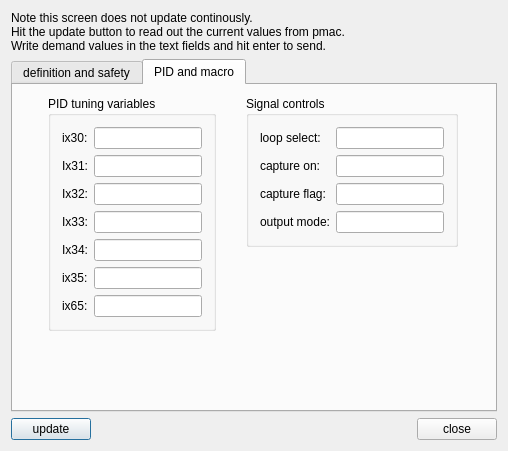
<?xml version="1.0" encoding="UTF-8"?>
<ui version="4.0">
 <class>formAxisSettings</class>
 <widget class="QDialog" name="formAxisSettings">
  <property name="geometry">
   <rect>
    <x>0</x>
    <y>0</y>
    <width>508</width>
    <height>451</height>
   </rect>
  </property>
  <property name="sizePolicy">
   <sizepolicy hsizetype="Fixed" vsizetype="Fixed">
    <horstretch>0</horstretch>
    <verstretch>0</verstretch>
   </sizepolicy>
  </property>
  <property name="maximumSize">
   <size>
    <width>1024</width>
    <height>768</height>
   </size>
  </property>
  <property name="windowTitle">
   <string>Axis setup</string>
  </property>
  <layout class="QGridLayout" name="gridLayout_3">
   <item row="0" column="0" colspan="3">
    <widget class="QLabel" name="textLabel1">
     <property name="text">
      <string>Note this screen does not update continously.
Hit the update button to read out the current values from pmac.
Write demand values in the text fields and hit enter to send.</string>
     </property>
     <property name="wordWrap">
      <bool>false</bool>
     </property>
    </widget>
   </item>
   <item row="1" column="0" colspan="3">
    <widget class="QTabWidget" name="tabAxisSetup">
     <property name="currentIndex">
      <number>1</number>
     </property>
     <widget class="QWidget" name="tab">
      <attribute name="title">
       <string>definition and safety</string>
      </attribute>
      <layout class="QGridLayout" name="gridLayout_2">
       <item row="0" column="0">
        <widget class="QGroupBox" name="groupBox1">
         <property name="title">
          <string>Definition I variables</string>
         </property>
         <layout class="QFormLayout" name="formLayout_2">
          <item row="0" column="0">
           <widget class="QLabel" name="textLabel2">
            <property name="text">
             <string>Ix11:</string>
            </property>
            <property name="wordWrap">
             <bool>false</bool>
            </property>
           </widget>
          </item>
          <item row="0" column="1">
           <widget class="QLineEdit" name="lneIx11">
            <property name="minimumSize">
             <size>
              <width>60</width>
              <height>0</height>
             </size>
            </property>
            <property name="maximumSize">
             <size>
              <width>31222</width>
              <height>32767</height>
             </size>
            </property>
           </widget>
          </item>
          <item row="1" column="0">
           <widget class="QLabel" name="textLabel2_2">
            <property name="text">
             <string>Ix12:</string>
            </property>
            <property name="wordWrap">
             <bool>false</bool>
            </property>
           </widget>
          </item>
          <item row="1" column="1">
           <widget class="QLineEdit" name="lneIx12">
            <property name="minimumSize">
             <size>
              <width>60</width>
              <height>0</height>
             </size>
            </property>
            <property name="maximumSize">
             <size>
              <width>31222</width>
              <height>32767</height>
             </size>
            </property>
           </widget>
          </item>
          <item row="2" column="0">
           <widget class="QLabel" name="textLabel2_3">
            <property name="text">
             <string>Ix13:</string>
            </property>
            <property name="wordWrap">
             <bool>false</bool>
            </property>
           </widget>
          </item>
          <item row="2" column="1">
           <widget class="QLineEdit" name="lneIx13">
            <property name="minimumSize">
             <size>
              <width>60</width>
              <height>0</height>
             </size>
            </property>
            <property name="maximumSize">
             <size>
              <width>31222</width>
              <height>32767</height>
             </size>
            </property>
           </widget>
          </item>
          <item row="3" column="0">
           <widget class="QLabel" name="textLabel2_4">
            <property name="text">
             <string>Ix14:</string>
            </property>
            <property name="wordWrap">
             <bool>false</bool>
            </property>
           </widget>
          </item>
          <item row="3" column="1">
           <widget class="QLineEdit" name="lneIx14">
            <property name="minimumSize">
             <size>
              <width>60</width>
              <height>0</height>
             </size>
            </property>
            <property name="maximumSize">
             <size>
              <width>31222</width>
              <height>32767</height>
             </size>
            </property>
           </widget>
          </item>
          <item row="4" column="0">
           <widget class="QLabel" name="textLabel2_5">
            <property name="text">
             <string>Ix15:</string>
            </property>
            <property name="wordWrap">
             <bool>false</bool>
            </property>
           </widget>
          </item>
          <item row="4" column="1">
           <widget class="QLineEdit" name="lneIx15">
            <property name="minimumSize">
             <size>
              <width>60</width>
              <height>0</height>
             </size>
            </property>
            <property name="maximumSize">
             <size>
              <width>31222</width>
              <height>32767</height>
             </size>
            </property>
           </widget>
          </item>
          <item row="5" column="0">
           <widget class="QLabel" name="textLabel2_6">
            <property name="text">
             <string>Ix16:</string>
            </property>
            <property name="wordWrap">
             <bool>false</bool>
            </property>
           </widget>
          </item>
          <item row="5" column="1">
           <widget class="QLineEdit" name="lneIx16">
            <property name="minimumSize">
             <size>
              <width>60</width>
              <height>0</height>
             </size>
            </property>
            <property name="maximumSize">
             <size>
              <width>31222</width>
              <height>32767</height>
             </size>
            </property>
           </widget>
          </item>
          <item row="6" column="0">
           <widget class="QLabel" name="textLabel2_7">
            <property name="text">
             <string>Ix17:</string>
            </property>
            <property name="wordWrap">
             <bool>false</bool>
            </property>
           </widget>
          </item>
          <item row="6" column="1">
           <widget class="QLineEdit" name="lneIx17">
            <property name="minimumSize">
             <size>
              <width>60</width>
              <height>0</height>
             </size>
            </property>
            <property name="maximumSize">
             <size>
              <width>31222</width>
              <height>32767</height>
             </size>
            </property>
           </widget>
          </item>
          <item row="7" column="0">
           <widget class="QLabel" name="textLabel2_8">
            <property name="text">
             <string>Ix19:</string>
            </property>
            <property name="wordWrap">
             <bool>false</bool>
            </property>
           </widget>
          </item>
          <item row="7" column="1">
           <widget class="QLineEdit" name="lneIx19">
            <property name="minimumSize">
             <size>
              <width>60</width>
              <height>0</height>
             </size>
            </property>
            <property name="maximumSize">
             <size>
              <width>31222</width>
              <height>32767</height>
             </size>
            </property>
           </widget>
          </item>
         </layout>
        </widget>
       </item>
       <item row="0" column="1">
        <widget class="QGroupBox" name="groupBox2">
         <property name="title">
          <string>Safety I variables</string>
         </property>
         <layout class="QFormLayout" name="formLayout">
          <item row="0" column="0">
           <widget class="QLabel" name="textLabel2_9">
            <property name="text">
             <string>Ix20</string>
            </property>
            <property name="wordWrap">
             <bool>false</bool>
            </property>
           </widget>
          </item>
          <item row="0" column="1">
           <widget class="QLineEdit" name="lneIx20">
            <property name="sizePolicy">
             <sizepolicy hsizetype="Expanding" vsizetype="Fixed">
              <horstretch>0</horstretch>
              <verstretch>0</verstretch>
             </sizepolicy>
            </property>
            <property name="minimumSize">
             <size>
              <width>60</width>
              <height>0</height>
             </size>
            </property>
            <property name="maximumSize">
             <size>
              <width>32222</width>
              <height>32767</height>
             </size>
            </property>
           </widget>
          </item>
          <item row="1" column="0">
           <widget class="QLabel" name="textLabel2_2_2">
            <property name="text">
             <string>Ix21</string>
            </property>
            <property name="wordWrap">
             <bool>false</bool>
            </property>
           </widget>
          </item>
          <item row="1" column="1">
           <widget class="QLineEdit" name="lneIx21">
            <property name="minimumSize">
             <size>
              <width>60</width>
              <height>0</height>
             </size>
            </property>
            <property name="maximumSize">
             <size>
              <width>32222</width>
              <height>32767</height>
             </size>
            </property>
           </widget>
          </item>
          <item row="2" column="0">
           <widget class="QLabel" name="textLabel2_3_2">
            <property name="text">
             <string>Ix22</string>
            </property>
            <property name="wordWrap">
             <bool>false</bool>
            </property>
           </widget>
          </item>
          <item row="2" column="1">
           <widget class="QLineEdit" name="lneIx22">
            <property name="minimumSize">
             <size>
              <width>60</width>
              <height>0</height>
             </size>
            </property>
            <property name="maximumSize">
             <size>
              <width>32222</width>
              <height>32767</height>
             </size>
            </property>
           </widget>
          </item>
          <item row="3" column="0">
           <widget class="QLabel" name="textLabel2_4_2">
            <property name="text">
             <string>Ix23</string>
            </property>
            <property name="wordWrap">
             <bool>false</bool>
            </property>
           </widget>
          </item>
          <item row="3" column="1">
           <widget class="QLineEdit" name="lneIx23">
            <property name="minimumSize">
             <size>
              <width>60</width>
              <height>0</height>
             </size>
            </property>
            <property name="maximumSize">
             <size>
              <width>32222</width>
              <height>32767</height>
             </size>
            </property>
           </widget>
          </item>
          <item row="4" column="0">
           <widget class="QLabel" name="textLabel2_5_2">
            <property name="text">
             <string>Ix24</string>
            </property>
            <property name="wordWrap">
             <bool>false</bool>
            </property>
           </widget>
          </item>
          <item row="4" column="1">
           <widget class="QLineEdit" name="lneIx24">
            <property name="minimumSize">
             <size>
              <width>60</width>
              <height>0</height>
             </size>
            </property>
            <property name="maximumSize">
             <size>
              <width>32222</width>
              <height>32767</height>
             </size>
            </property>
           </widget>
          </item>
          <item row="5" column="0">
           <widget class="QLabel" name="textLabel2_6_2">
            <property name="text">
             <string>Ix25</string>
            </property>
            <property name="wordWrap">
             <bool>false</bool>
            </property>
           </widget>
          </item>
          <item row="5" column="1">
           <widget class="QLineEdit" name="lneIx25">
            <property name="minimumSize">
             <size>
              <width>60</width>
              <height>0</height>
             </size>
            </property>
            <property name="maximumSize">
             <size>
              <width>32222</width>
              <height>32767</height>
             </size>
            </property>
           </widget>
          </item>
          <item row="6" column="0">
           <widget class="QLabel" name="textLabel2_7_2">
            <property name="text">
             <string>Ix26</string>
            </property>
            <property name="wordWrap">
             <bool>false</bool>
            </property>
           </widget>
          </item>
          <item row="6" column="1">
           <widget class="QLineEdit" name="lneIx26">
            <property name="minimumSize">
             <size>
              <width>0</width>
              <height>0</height>
             </size>
            </property>
            <property name="maximumSize">
             <size>
              <width>32222</width>
              <height>32767</height>
             </size>
            </property>
           </widget>
          </item>
         </layout>
        </widget>
       </item>
      </layout>
     </widget>
     <widget class="QWidget" name="tab">
      <attribute name="title">
       <string>PID and macro</string>
      </attribute>
      <layout class="QGridLayout" name="gridLayout">
       <item row="0" column="0" rowspan="2">
        <widget class="QGroupBox" name="groupBox1_2">
         <property name="sizePolicy">
          <sizepolicy hsizetype="Fixed" vsizetype="Fixed">
           <horstretch>0</horstretch>
           <verstretch>0</verstretch>
          </sizepolicy>
         </property>
         <property name="title">
          <string>PID tuning variables</string>
         </property>
         <layout class="QFormLayout" name="formLayout_3">
          <item row="0" column="0">
           <widget class="QLabel" name="textLabel2_10">
            <property name="text">
             <string>ix30:</string>
            </property>
            <property name="wordWrap">
             <bool>false</bool>
            </property>
           </widget>
          </item>
          <item row="0" column="1">
           <widget class="QLineEdit" name="lneIx30">
            <property name="minimumSize">
             <size>
              <width>60</width>
              <height>0</height>
             </size>
            </property>
            <property name="maximumSize">
             <size>
              <width>32233</width>
              <height>32767</height>
             </size>
            </property>
           </widget>
          </item>
          <item row="1" column="0">
           <widget class="QLabel" name="textLabel2_2_3">
            <property name="text">
             <string>Ix31:</string>
            </property>
            <property name="wordWrap">
             <bool>false</bool>
            </property>
           </widget>
          </item>
          <item row="1" column="1">
           <widget class="QLineEdit" name="lneIx31">
            <property name="minimumSize">
             <size>
              <width>60</width>
              <height>0</height>
             </size>
            </property>
            <property name="maximumSize">
             <size>
              <width>32233</width>
              <height>32767</height>
             </size>
            </property>
           </widget>
          </item>
          <item row="2" column="0">
           <widget class="QLabel" name="textLabel2_3_3">
            <property name="text">
             <string>Ix32:</string>
            </property>
            <property name="wordWrap">
             <bool>false</bool>
            </property>
           </widget>
          </item>
          <item row="2" column="1">
           <widget class="QLineEdit" name="lneIx32">
            <property name="minimumSize">
             <size>
              <width>60</width>
              <height>0</height>
             </size>
            </property>
            <property name="maximumSize">
             <size>
              <width>32233</width>
              <height>32767</height>
             </size>
            </property>
           </widget>
          </item>
          <item row="3" column="0">
           <widget class="QLabel" name="textLabel2_4_3">
            <property name="text">
             <string>Ix33:</string>
            </property>
            <property name="wordWrap">
             <bool>false</bool>
            </property>
           </widget>
          </item>
          <item row="3" column="1">
           <widget class="QLineEdit" name="lneIx33">
            <property name="minimumSize">
             <size>
              <width>60</width>
              <height>0</height>
             </size>
            </property>
            <property name="maximumSize">
             <size>
              <width>32233</width>
              <height>32767</height>
             </size>
            </property>
           </widget>
          </item>
          <item row="4" column="0">
           <widget class="QLabel" name="textLabel2_5_3">
            <property name="text">
             <string>Ix34:</string>
            </property>
            <property name="wordWrap">
             <bool>false</bool>
            </property>
           </widget>
          </item>
          <item row="4" column="1">
           <widget class="QLineEdit" name="lneIx34">
            <property name="minimumSize">
             <size>
              <width>60</width>
              <height>0</height>
             </size>
            </property>
            <property name="maximumSize">
             <size>
              <width>32233</width>
              <height>32767</height>
             </size>
            </property>
           </widget>
          </item>
          <item row="5" column="0">
           <widget class="QLabel" name="textLabel2_10_2">
            <property name="text">
             <string>ix35:</string>
            </property>
            <property name="wordWrap">
             <bool>false</bool>
            </property>
           </widget>
          </item>
          <item row="5" column="1">
           <widget class="QLineEdit" name="lneIx35">
            <property name="minimumSize">
             <size>
              <width>60</width>
              <height>0</height>
             </size>
            </property>
            <property name="maximumSize">
             <size>
              <width>32233</width>
              <height>32767</height>
             </size>
            </property>
           </widget>
          </item>
          <item row="6" column="0">
           <widget class="QLabel" name="textLabel2_10_2_2">
            <property name="text">
             <string>ix65:</string>
            </property>
            <property name="wordWrap">
             <bool>false</bool>
            </property>
           </widget>
          </item>
          <item row="6" column="1">
           <widget class="QLineEdit" name="lneIx65">
            <property name="minimumSize">
             <size>
              <width>60</width>
              <height>0</height>
             </size>
            </property>
            <property name="maximumSize">
             <size>
              <width>32233</width>
              <height>32767</height>
             </size>
            </property>
           </widget>
          </item>
         </layout>
        </widget>
       </item>
       <item row="0" column="1">
        <widget class="QGroupBox" name="groupBox1_2_2">
         <property name="sizePolicy">
          <sizepolicy hsizetype="Fixed" vsizetype="Fixed">
           <horstretch>0</horstretch>
           <verstretch>0</verstretch>
          </sizepolicy>
         </property>
         <property name="title">
          <string>Signal controls</string>
         </property>
         <layout class="QFormLayout" name="formLayout_4">
          <property name="fieldGrowthPolicy">
           <enum>QFormLayout::AllNonFixedFieldsGrow</enum>
          </property>
          <item row="0" column="0">
           <widget class="QLabel" name="lLoopSelect">
            <property name="text">
             <string>loop select:</string>
            </property>
            <property name="wordWrap">
             <bool>false</bool>
            </property>
           </widget>
          </item>
          <item row="0" column="1">
           <widget class="QLineEdit" name="lneLoopSelect">
            <property name="minimumSize">
             <size>
              <width>60</width>
              <height>0</height>
             </size>
            </property>
            <property name="maximumSize">
             <size>
              <width>32222</width>
              <height>32767</height>
             </size>
            </property>
           </widget>
          </item>
          <item row="1" column="0">
           <widget class="QLabel" name="lCaptureOn">
            <property name="text">
             <string>capture on:</string>
            </property>
            <property name="wordWrap">
             <bool>false</bool>
            </property>
           </widget>
          </item>
          <item row="1" column="1">
           <widget class="QLineEdit" name="lneCaptureOn">
            <property name="minimumSize">
             <size>
              <width>60</width>
              <height>0</height>
             </size>
            </property>
            <property name="maximumSize">
             <size>
              <width>32222</width>
              <height>32767</height>
             </size>
            </property>
           </widget>
          </item>
          <item row="2" column="0">
           <widget class="QLabel" name="lCaptureFlag">
            <property name="text">
             <string>capture flag:</string>
            </property>
            <property name="wordWrap">
             <bool>false</bool>
            </property>
           </widget>
          </item>
          <item row="2" column="1">
           <widget class="QLineEdit" name="lneCaptureFlag">
            <property name="minimumSize">
             <size>
              <width>60</width>
              <height>0</height>
             </size>
            </property>
            <property name="maximumSize">
             <size>
              <width>32222</width>
              <height>32767</height>
             </size>
            </property>
           </widget>
          </item>
          <item row="3" column="0">
           <widget class="QLabel" name="lOutputMode">
            <property name="text">
             <string>output mode:</string>
            </property>
            <property name="wordWrap">
             <bool>false</bool>
            </property>
           </widget>
          </item>
          <item row="3" column="1">
           <widget class="QLineEdit" name="lneOutputMode">
            <property name="minimumSize">
             <size>
              <width>60</width>
              <height>0</height>
             </size>
            </property>
            <property name="maximumSize">
             <size>
              <width>32222</width>
              <height>32767</height>
             </size>
            </property>
           </widget>
          </item>
         </layout>
        </widget>
       </item>
       <item row="1" column="1" rowspan="2">
        <spacer name="verticalSpacer">
         <property name="orientation">
          <enum>Qt::Vertical</enum>
         </property>
         <property name="sizeHint" stdset="0">
          <size>
           <width>20</width>
           <height>125</height>
          </size>
         </property>
        </spacer>
       </item>
       <item row="2" column="0">
        <spacer name="verticalSpacer_2">
         <property name="orientation">
          <enum>Qt::Vertical</enum>
         </property>
         <property name="sizeHint" stdset="0">
          <size>
           <width>20</width>
           <height>26</height>
          </size>
         </property>
        </spacer>
       </item>
      </layout>
     </widget>
    </widget>
   </item>
   <item row="2" column="0">
    <widget class="QPushButton" name="btnUpdate">
     <property name="text">
      <string>update</string>
     </property>
    </widget>
   </item>
   <item row="2" column="1">
    <spacer name="spacer7">
     <property name="orientation">
      <enum>Qt::Horizontal</enum>
     </property>
     <property name="sizeType">
      <enum>QSizePolicy::Expanding</enum>
     </property>
     <property name="sizeHint" stdset="0">
      <size>
       <width>185</width>
       <height>20</height>
      </size>
     </property>
    </spacer>
   </item>
   <item row="2" column="2">
    <widget class="QPushButton" name="btnClose">
     <property name="text">
      <string>close</string>
     </property>
    </widget>
   </item>
  </layout>
 </widget>
 <layoutdefault spacing="6" margin="11"/>
 <pixmapfunction>qPixmapFromMimeSource</pixmapfunction>
 <tabstops>
  <tabstop>lneIx11</tabstop>
  <tabstop>lneIx12</tabstop>
  <tabstop>lneIx13</tabstop>
  <tabstop>lneIx14</tabstop>
  <tabstop>lneIx15</tabstop>
  <tabstop>lneIx16</tabstop>
  <tabstop>lneIx17</tabstop>
  <tabstop>lneIx19</tabstop>
  <tabstop>lneIx20</tabstop>
  <tabstop>lneIx21</tabstop>
  <tabstop>lneIx22</tabstop>
  <tabstop>lneIx23</tabstop>
  <tabstop>lneIx24</tabstop>
  <tabstop>lneIx25</tabstop>
  <tabstop>lneIx26</tabstop>
  <tabstop>btnUpdate</tabstop>
  <tabstop>btnClose</tabstop>
 </tabstops>
 <resources/>
 <connections>
  <connection>
   <sender>btnUpdate</sender>
   <signal>clicked()</signal>
   <receiver>formAxisSettings</receiver>
   <slot>axisUpdate()</slot>
   <hints>
    <hint type="sourcelabel">
     <x>20</x>
     <y>20</y>
    </hint>
    <hint type="destinationlabel">
     <x>20</x>
     <y>20</y>
    </hint>
   </hints>
  </connection>
  <connection>
   <sender>btnClose</sender>
   <signal>clicked()</signal>
   <receiver>formAxisSettings</receiver>
   <slot>close()</slot>
   <hints>
    <hint type="sourcelabel">
     <x>20</x>
     <y>20</y>
    </hint>
    <hint type="destinationlabel">
     <x>20</x>
     <y>20</y>
    </hint>
   </hints>
  </connection>
  <connection>
   <sender>lneIx11</sender>
   <signal>returnPressed()</signal>
   <receiver>formAxisSettings</receiver>
   <slot>sendIx11()</slot>
   <hints>
    <hint type="sourcelabel">
     <x>20</x>
     <y>20</y>
    </hint>
    <hint type="destinationlabel">
     <x>20</x>
     <y>20</y>
    </hint>
   </hints>
  </connection>
  <connection>
   <sender>lneIx12</sender>
   <signal>returnPressed()</signal>
   <receiver>formAxisSettings</receiver>
   <slot>sendIx12()</slot>
   <hints>
    <hint type="sourcelabel">
     <x>20</x>
     <y>20</y>
    </hint>
    <hint type="destinationlabel">
     <x>20</x>
     <y>20</y>
    </hint>
   </hints>
  </connection>
  <connection>
   <sender>lneIx13</sender>
   <signal>returnPressed()</signal>
   <receiver>formAxisSettings</receiver>
   <slot>sendIx13()</slot>
   <hints>
    <hint type="sourcelabel">
     <x>20</x>
     <y>20</y>
    </hint>
    <hint type="destinationlabel">
     <x>20</x>
     <y>20</y>
    </hint>
   </hints>
  </connection>
  <connection>
   <sender>lneIx14</sender>
   <signal>returnPressed()</signal>
   <receiver>formAxisSettings</receiver>
   <slot>sendIx14()</slot>
   <hints>
    <hint type="sourcelabel">
     <x>20</x>
     <y>20</y>
    </hint>
    <hint type="destinationlabel">
     <x>20</x>
     <y>20</y>
    </hint>
   </hints>
  </connection>
  <connection>
   <sender>lneIx15</sender>
   <signal>returnPressed()</signal>
   <receiver>formAxisSettings</receiver>
   <slot>sendIx15()</slot>
   <hints>
    <hint type="sourcelabel">
     <x>20</x>
     <y>20</y>
    </hint>
    <hint type="destinationlabel">
     <x>20</x>
     <y>20</y>
    </hint>
   </hints>
  </connection>
  <connection>
   <sender>lneIx16</sender>
   <signal>returnPressed()</signal>
   <receiver>formAxisSettings</receiver>
   <slot>sendIx16()</slot>
   <hints>
    <hint type="sourcelabel">
     <x>20</x>
     <y>20</y>
    </hint>
    <hint type="destinationlabel">
     <x>20</x>
     <y>20</y>
    </hint>
   </hints>
  </connection>
  <connection>
   <sender>lneIx17</sender>
   <signal>returnPressed()</signal>
   <receiver>formAxisSettings</receiver>
   <slot>sendIx17()</slot>
   <hints>
    <hint type="sourcelabel">
     <x>20</x>
     <y>20</y>
    </hint>
    <hint type="destinationlabel">
     <x>20</x>
     <y>20</y>
    </hint>
   </hints>
  </connection>
  <connection>
   <sender>lneIx19</sender>
   <signal>returnPressed()</signal>
   <receiver>formAxisSettings</receiver>
   <slot>sendIx19()</slot>
   <hints>
    <hint type="sourcelabel">
     <x>20</x>
     <y>20</y>
    </hint>
    <hint type="destinationlabel">
     <x>20</x>
     <y>20</y>
    </hint>
   </hints>
  </connection>
  <connection>
   <sender>lneIx20</sender>
   <signal>returnPressed()</signal>
   <receiver>formAxisSettings</receiver>
   <slot>sendIx20()</slot>
   <hints>
    <hint type="sourcelabel">
     <x>20</x>
     <y>20</y>
    </hint>
    <hint type="destinationlabel">
     <x>20</x>
     <y>20</y>
    </hint>
   </hints>
  </connection>
  <connection>
   <sender>lneIx21</sender>
   <signal>returnPressed()</signal>
   <receiver>formAxisSettings</receiver>
   <slot>sendIx21()</slot>
   <hints>
    <hint type="sourcelabel">
     <x>20</x>
     <y>20</y>
    </hint>
    <hint type="destinationlabel">
     <x>20</x>
     <y>20</y>
    </hint>
   </hints>
  </connection>
  <connection>
   <sender>lneIx22</sender>
   <signal>returnPressed()</signal>
   <receiver>formAxisSettings</receiver>
   <slot>sendIx22()</slot>
   <hints>
    <hint type="sourcelabel">
     <x>20</x>
     <y>20</y>
    </hint>
    <hint type="destinationlabel">
     <x>20</x>
     <y>20</y>
    </hint>
   </hints>
  </connection>
  <connection>
   <sender>lneIx23</sender>
   <signal>returnPressed()</signal>
   <receiver>formAxisSettings</receiver>
   <slot>sendIx23()</slot>
   <hints>
    <hint type="sourcelabel">
     <x>20</x>
     <y>20</y>
    </hint>
    <hint type="destinationlabel">
     <x>20</x>
     <y>20</y>
    </hint>
   </hints>
  </connection>
  <connection>
   <sender>lneIx24</sender>
   <signal>returnPressed()</signal>
   <receiver>formAxisSettings</receiver>
   <slot>sendIx24()</slot>
   <hints>
    <hint type="sourcelabel">
     <x>20</x>
     <y>20</y>
    </hint>
    <hint type="destinationlabel">
     <x>20</x>
     <y>20</y>
    </hint>
   </hints>
  </connection>
  <connection>
   <sender>lneIx25</sender>
   <signal>returnPressed()</signal>
   <receiver>formAxisSettings</receiver>
   <slot>sendIx25()</slot>
   <hints>
    <hint type="sourcelabel">
     <x>20</x>
     <y>20</y>
    </hint>
    <hint type="destinationlabel">
     <x>20</x>
     <y>20</y>
    </hint>
   </hints>
  </connection>
  <connection>
   <sender>lneIx26</sender>
   <signal>returnPressed()</signal>
   <receiver>formAxisSettings</receiver>
   <slot>sendIx26()</slot>
   <hints>
    <hint type="sourcelabel">
     <x>20</x>
     <y>20</y>
    </hint>
    <hint type="destinationlabel">
     <x>20</x>
     <y>20</y>
    </hint>
   </hints>
  </connection>
  <connection>
   <sender>lneIx30</sender>
   <signal>returnPressed()</signal>
   <receiver>formAxisSettings</receiver>
   <slot>sendIx30()</slot>
   <hints>
    <hint type="sourcelabel">
     <x>20</x>
     <y>20</y>
    </hint>
    <hint type="destinationlabel">
     <x>20</x>
     <y>20</y>
    </hint>
   </hints>
  </connection>
  <connection>
   <sender>lneIx31</sender>
   <signal>returnPressed()</signal>
   <receiver>formAxisSettings</receiver>
   <slot>sendIx31()</slot>
   <hints>
    <hint type="sourcelabel">
     <x>20</x>
     <y>20</y>
    </hint>
    <hint type="destinationlabel">
     <x>20</x>
     <y>20</y>
    </hint>
   </hints>
  </connection>
  <connection>
   <sender>lneIx32</sender>
   <signal>returnPressed()</signal>
   <receiver>formAxisSettings</receiver>
   <slot>sendIx32()</slot>
   <hints>
    <hint type="sourcelabel">
     <x>20</x>
     <y>20</y>
    </hint>
    <hint type="destinationlabel">
     <x>20</x>
     <y>20</y>
    </hint>
   </hints>
  </connection>
  <connection>
   <sender>lneIx33</sender>
   <signal>returnPressed()</signal>
   <receiver>formAxisSettings</receiver>
   <slot>sendIx33()</slot>
   <hints>
    <hint type="sourcelabel">
     <x>20</x>
     <y>20</y>
    </hint>
    <hint type="destinationlabel">
     <x>20</x>
     <y>20</y>
    </hint>
   </hints>
  </connection>
  <connection>
   <sender>lneIx34</sender>
   <signal>returnPressed()</signal>
   <receiver>formAxisSettings</receiver>
   <slot>sendIx34()</slot>
   <hints>
    <hint type="sourcelabel">
     <x>20</x>
     <y>20</y>
    </hint>
    <hint type="destinationlabel">
     <x>20</x>
     <y>20</y>
    </hint>
   </hints>
  </connection>
  <connection>
   <sender>lneIx35</sender>
   <signal>returnPressed()</signal>
   <receiver>formAxisSettings</receiver>
   <slot>sendIx35()</slot>
   <hints>
    <hint type="sourcelabel">
     <x>20</x>
     <y>20</y>
    </hint>
    <hint type="destinationlabel">
     <x>20</x>
     <y>20</y>
    </hint>
   </hints>
  </connection>
  <connection>
   <sender>lneIx65</sender>
   <signal>returnPressed()</signal>
   <receiver>formAxisSettings</receiver>
   <slot>sendIx65()</slot>
   <hints>
    <hint type="sourcelabel">
     <x>20</x>
     <y>20</y>
    </hint>
    <hint type="destinationlabel">
     <x>20</x>
     <y>20</y>
    </hint>
   </hints>
  </connection>
  <connection>
   <sender>lneLoopSelect</sender>
   <signal>returnPressed()</signal>
   <receiver>formAxisSettings</receiver>
   <slot>sendLoopSelect()</slot>
   <hints>
    <hint type="sourcelabel">
     <x>20</x>
     <y>20</y>
    </hint>
    <hint type="destinationlabel">
     <x>20</x>
     <y>20</y>
    </hint>
   </hints>
  </connection>
  <connection>
   <sender>lneCaptureOn</sender>
   <signal>returnPressed()</signal>
   <receiver>formAxisSettings</receiver>
   <slot>sendCaptureOn()</slot>
   <hints>
    <hint type="sourcelabel">
     <x>20</x>
     <y>20</y>
    </hint>
    <hint type="destinationlabel">
     <x>20</x>
     <y>20</y>
    </hint>
   </hints>
  </connection>
  <connection>
   <sender>lneCaptureFlag</sender>
   <signal>returnPressed()</signal>
   <receiver>formAxisSettings</receiver>
   <slot>sendCaptureFlag()</slot>
   <hints>
    <hint type="sourcelabel">
     <x>20</x>
     <y>20</y>
    </hint>
    <hint type="destinationlabel">
     <x>20</x>
     <y>20</y>
    </hint>
   </hints>
  </connection>
  <connection>
   <sender>lneOutputMode</sender>
   <signal>returnPressed()</signal>
   <receiver>formAxisSettings</receiver>
   <slot>sendOutputMode()</slot>
   <hints>
    <hint type="sourcelabel">
     <x>20</x>
     <y>20</y>
    </hint>
    <hint type="destinationlabel">
     <x>20</x>
     <y>20</y>
    </hint>
   </hints>
  </connection>
  <connection>
   <sender>tabAxisSetup</sender>
   <signal>currentChanged(int)</signal>
   <receiver>formAxisSettings</receiver>
   <slot>tabChange()</slot>
   <hints>
    <hint type="sourcelabel">
     <x>20</x>
     <y>20</y>
    </hint>
    <hint type="destinationlabel">
     <x>20</x>
     <y>20</y>
    </hint>
   </hints>
  </connection>
 </connections>
</ui>
